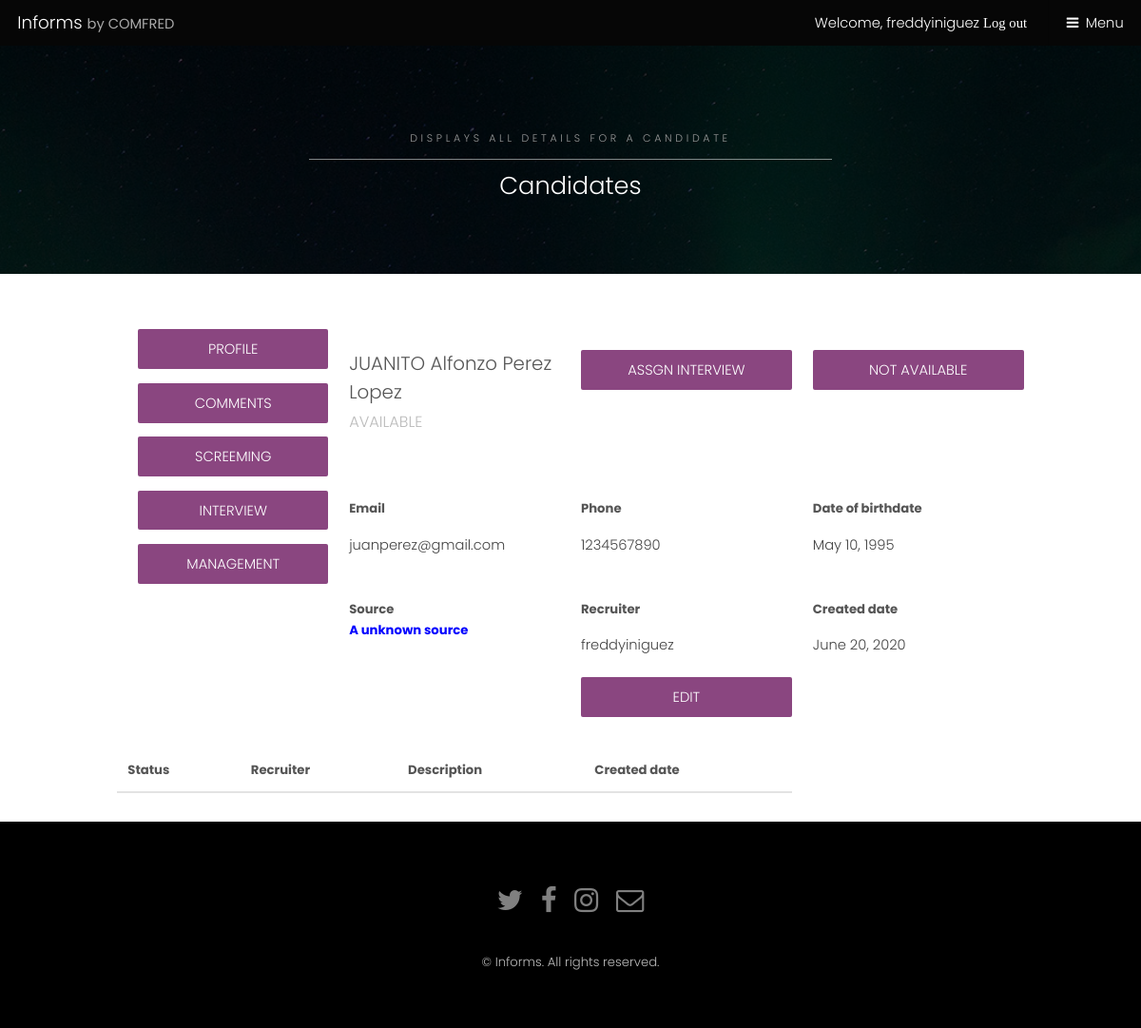
The page /candidates/profile/1 (signed in) on the database its author committed.
### candidates/models.py (models this page shows, shortened)
class Candidate(models.Model):
    recruiter = models.ForeignKey(settings.AUTH_USER_MODEL, on_delete = models.CASCADE)
    first_name = models.CharField(null = False, max_length=50)
    second_name = models.CharField(null=True, blank=True, max_length=50)
    last_name = models.CharField(null=False, max_length=50)
    second_last_name = models.CharField(null=True, blank=True, max_length=50)
    birthdate = models.DateField(null=False)
    email = models.EmailField(null = False)
    phone = models.CharField(max_length=10, null=False, default='1234567890')
    comments = models.TextField(null=True, blank=True)
    created_date = models.DateField(null=False, default=timezone.now)
    SOURCE_OPTIONS = (
        ('SELECIONAR', 'SELECIONAR'),
        ('Bolsa de trabajo UV', 'Bolsa de trabajo UV'),
        ('OCC Mundial', 'OCC Mundial'),
        ('Buscotrabajo', 'Buscotrabajo'),
        ('Quierotrabajo', 'Quierotrabajo')
    )
    source = models.CharField(choices=SOURCE_OPTIONS, max_length=200, default='SELECCIONAR')
    STATUS_OPCIONS = (
        ('AVAILABLE', 'AVAILABLE'),
        ('INTERVIEW', 'INTERVIEW'),
        ('NOT AVAILABLE', 'NOT AVAILABLE'),
        ('HIRED', 'HIRED'),
    )
    status = models.CharField(choices=STATUS_OPCIONS, max_length=200, default='AVAILABLE')

### candidates/views.py (the view)
# urls.py: path('profile/<int:pk>', views.candidates_profile, name='candidate_profile'),
@login_required
def candidates_profile(request, pk):
    candidate = get_object_or_404(Candidate, pk=pk)
    comment_list = Comment.objects.filter(candidate=candidate, )
    return render(request, 'candidates/profile.html', { 'candidate': candidate, 'comments':comment_list})

### candidates/templates/candidates/profile.html (shortened to what this page needs)
{% extends 'candidates/base.html' %}
{% load static %}
{% block content %}
<section id="One" class="wrapper style3" style="background-image:url({% static 'images/bg.jpg' %})">
    <div class="inner">
        <header class="align-center">
            <p>Displays all details for a candidate</p>
            <h2>Candidates</h2>
        </header>
    </div>
</section>
<div id="main" class="container">
    <div class="row uniform">
        <div class="3u 12u$(small)">
            <ul style="list-style: none">
                <li ><a href="#" class="button special fit">Profile</a></li>
                <li><a href="#" class="button special fit">Comments</a></li>
                <li><a href="#" class="button special fit">Screeming</a></li>
                <li><a href="#" class="button special fit">Interview</a></li>
                <li><a href="#" class="button special fit">Management</a></li>
            </ul>
        </div>
        <div class="9u 12u$(small)">
            <div class="row uniform">
                <div class="4u 12u$(small)">
                    <header>
                        <h3>
                        {{candidate.first_name}}
                        {{candidate.second_name |default_if_none:''}}
                        {{candidate.last_name}}
                        {{candidate.second_last_name |default_if_none:''}}
                        </h3>
                        <p>{{ candidate.status }}</p>
                    </header>
                </div>
                <div class="4u 12u$(small)">
                    <a href="#" class="button special fit">Assgn Interview</a>
                </div>
                <div class="4u 12u$(small)">
                    {% if candidate.status == 'HIRED' %}
                        <p></p>
                    {% elif candidate.status == 'NOT AVAILABLE'%}
                        <a href="#" class="button special fit">Return to process</a>
                    {% else %}
                        <a href="#" class="button special fit">Not available</a>
                    {% endif %}
                </div>
            </div>
        </div>
            <div class="9u 12u$(small)">
                <div class="row uniform">
                    <div class="4u 12u$(small)">
                        <label>Email</label>
                        <p>{{ candidate.email }}</p>
                    </div>
                    <div class="4u 12u$(small)">
                        <label>Phone</label>
                        <p>{{ candidate.phone }}</p>
                    </div>
                    <div class="4u 12u$(small)">
                        <label>Date of birthdate</label>
                        <p>{{ candidate.birthdate }}</p>
                    </div>
                </div>
            </div>
            <div class="9u 12u$(small)">
                <div class="row uniform">
                    <div class="4u 12u$(small)">
                        <label>Source<label>
                        <p style="color: blue">A unknown source</p>
                    </div>
                    <div class="4u 12u$(small)">
                        <label>Recruiter</label>
                        <p>{{ candidate.recruiter }}</p>
                    </div>
                    <div class="4u 12u$(small)">
                        <label>Created date</label>
                        <p>{{ candidate.created_date }}</p>
                    </div>
                    <div class="4u 12u$(small)">
                        <a href="#" class="button special fit">Edit</a>
                    </div>
                </div>
            </div>
            <div  class="9u 12u$(small)" >
                <div class="row uniform">
                    <div class="12u 12u$(small)">
                        <table>
                            <thead>
                                <tr>
                                    <th>Status</th>
                                    <th>Recruiter</th>
                                    <th>Description</th>
                                    <th>Created date</th>
                                </tr>
                            </thead>
                        </table>
                    </div>
                </div>
            </div>
    </div>
</div>
{% endblock %}

### candidates/templates/candidates/base.html (shortened to what this page needs)
{% load static %}
<html>
    <head>
        <link rel="stylesheet" href="{% static 'css/main.css' %}" />
        <link rel="stylesheet" href="{% static 'css/font-awesome.min.css' %}" />
    </head>
    <body class="subpage">
			<header id="header">
				<div class="logo"><a href="{% url 'homepage' %}">Informs <span>by COMFRED</span></a></div>
				{% if user.is_authenticated %}
					<a href="{% url 'logout' %}?next=/">Welcome, {{user.username}} <span class="fa fa-sing-out">Log out</span></a>
				{% else %}
					<a href="/accounts/login/?next=/">Login <span class="fa fa-sing-in">Log out</span></a>
				{% endif %}
				<a href="#menu">Menu</a>
			</header>
        {% block content %}
        {% endblock %}
			<footer id="footer">
				<div class="container">
					<ul class="icons">
						<li><a href="#" class="icon fa-twitter"><span class="label">Twitter</span></a></li>
						<li><a href="#" class="icon fa-facebook"><span class="label">Facebook</span></a></li>
						<li><a href="#" class="icon fa-instagram"><span class="label">Instagram</span></a></li>
						<li><a href="#" class="icon fa-envelope-o"><span class="label">Email</span></a></li>
					</ul>
				</div>
				<div class="copyright">
					&copy; Informs. All rights reserved.
				</div>
			</footer>
    </body>
</html>

### rows shown on the page
Candidate: first_name "JUANITO", second_name "Alfonzo", last_name "Perez", second_last_name "Lopez", status "AVAILABLE", email "juanperez@gmail.com", phone "1234567890", birthdate "May 10, 1995", recruiter "freddyiniguez", created_date "June 20, 2020"

### other values the page prints
{{ user.username }} "freddyiniguez"
